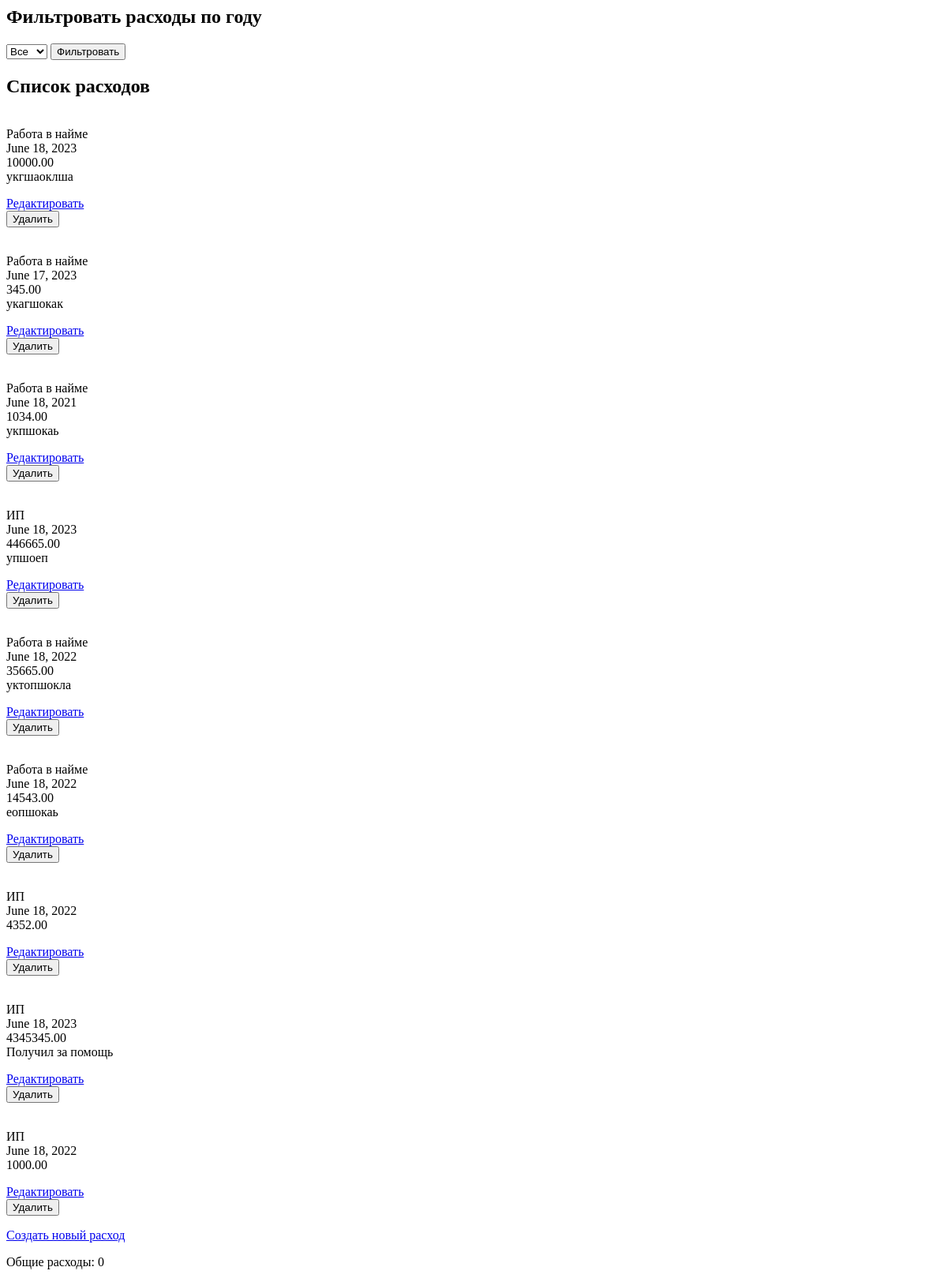
The page /expenses/ on the database as committed earlier.
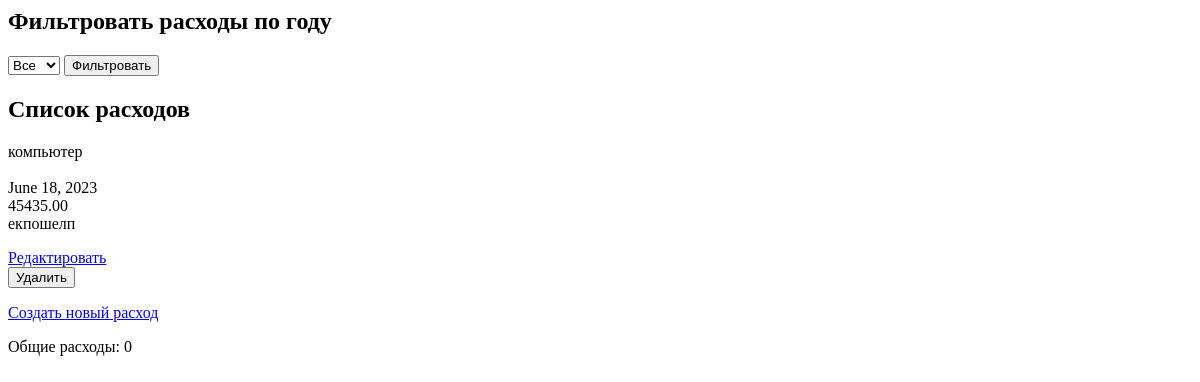
The same page on the database as committed later.
### expenses/models.py (models this page shows, shortened)
class Expense(models.Model):
    expense_id = models.AutoField(primary_key=True)
    user = models.ForeignKey(User, on_delete=models.CASCADE)
    expense_name = models.CharField(max_length=255)
    category = models.ForeignKey(ExpenseCategory, on_delete=models.CASCADE, blank=True, null=True)
    date = models.DateField()
    amount = models.DecimalField(max_digits=10, decimal_places=2)
    description = models.TextField(blank=True)

### categories/models.py (models this page shows, shortened)
class ExpenseCategory(models.Model):
    category_id = models.AutoField(primary_key=True)
    name = models.CharField(max_length=100)
    description = models.TextField()

### expenses/views.py (the view)
# urls.py: path('', expense_list, name='expense_list'),
def expense_list(request):
    selected_year = request.GET.get('year')
    year = datetime.date.today().year
    month = 6  # Замените на нужный вам месяц
    if selected_year:
        expenses = Expense.objects.filter(date__year=selected_year)
        total_expenses_sum = calculate_total_expenses(selected_year, month)
    else:
        expenses = Expense.objects.all()
        total_expenses_sum = calculate_total_expenses(year, month)
    expense_years = Expense.objects.values('date__year').distinct().order_by('-date__year')
    context = {
        'expenses': expenses,
        'total_expenses_sum': total_expenses_sum,
        'selected_year': selected_year,
        'expense_years': expense_years,
    }
    return render(request, 'expenses/expense_list.html', context)

### expenses/views.py (called while the page is built)
def calculate_total_expenses(year, month):
    expenses = Expense.objects.filter(date__year=year, date__month=month)
    total_expenses = expenses.aggregate(Sum('amount'))['amount__sum'] or Decimal('0')
    return total_expenses

### expenses/templates/expenses/expense_list.html (shortened to what this page needs)
<h2>Фильтровать расходы по году</h2>
<form method="GET">
  <select name="year">
    <option value="">Все</option>
  </select>
  <button type="submit">Фильтровать</button>
</form>
<h2>Список расходов</h2>
{% for expense in expenses %}
  <p>{{ expense.expense_name }} <br>{{ expense.category.name }} <br> {{ expense.date }} <br> {{ expense.amount }} <br> {{ expense.description }}</p>
  <a href="{% url 'expense_edit' expense.expense_id %}">Редактировать</a>
  <form method="POST" action="{% url 'expense_delete' expense.expense_id %}">
    <button type="submit">Удалить</button>
  </form>
{% empty %}
  <p>Нет доступных расходов.</p>
{% endfor %}
<a href="{% url 'expense_create' %}">Создать новый расход</a>
<p>Общие расходы: {{ total_expenses_sum }}</p>

Rows that differ between the two databases and show on the page:
removed Expense: category.name "Работа в найме", date "June 18, 2023", amount "10000.00", description "укгшаоклша"
removed Expense: category.name "Работа в найме", date "June 17, 2023", amount "345.00", description "укагшокак"
removed Expense: category.name "Работа в найме", date "June 18, 2021", amount "1034.00", description "укпшокаь"
removed Expense: category.name "ИП", date "June 18, 2023", amount "446665.00", description "упшоеп"
removed Expense: category.name "Работа в найме", date "June 18, 2022", amount "35665.00", description "уктопшокла"
removed Expense: category.name "Работа в найме", date "June 18, 2022", amount "14543.00", description "еопшокаь"
removed Expense: category.name "ИП", date "June 18, 2022", amount "4352.00"
removed Expense: category.name "ИП", date "June 18, 2023", amount "4345345.00", description "Получил за помощь"
removed Expense: category.name "ИП", date "June 18, 2022", amount "1000.00"
added Expense: expense_name "компьютер", date "June 18, 2023", amount "45435.00", description "екпошелп"
